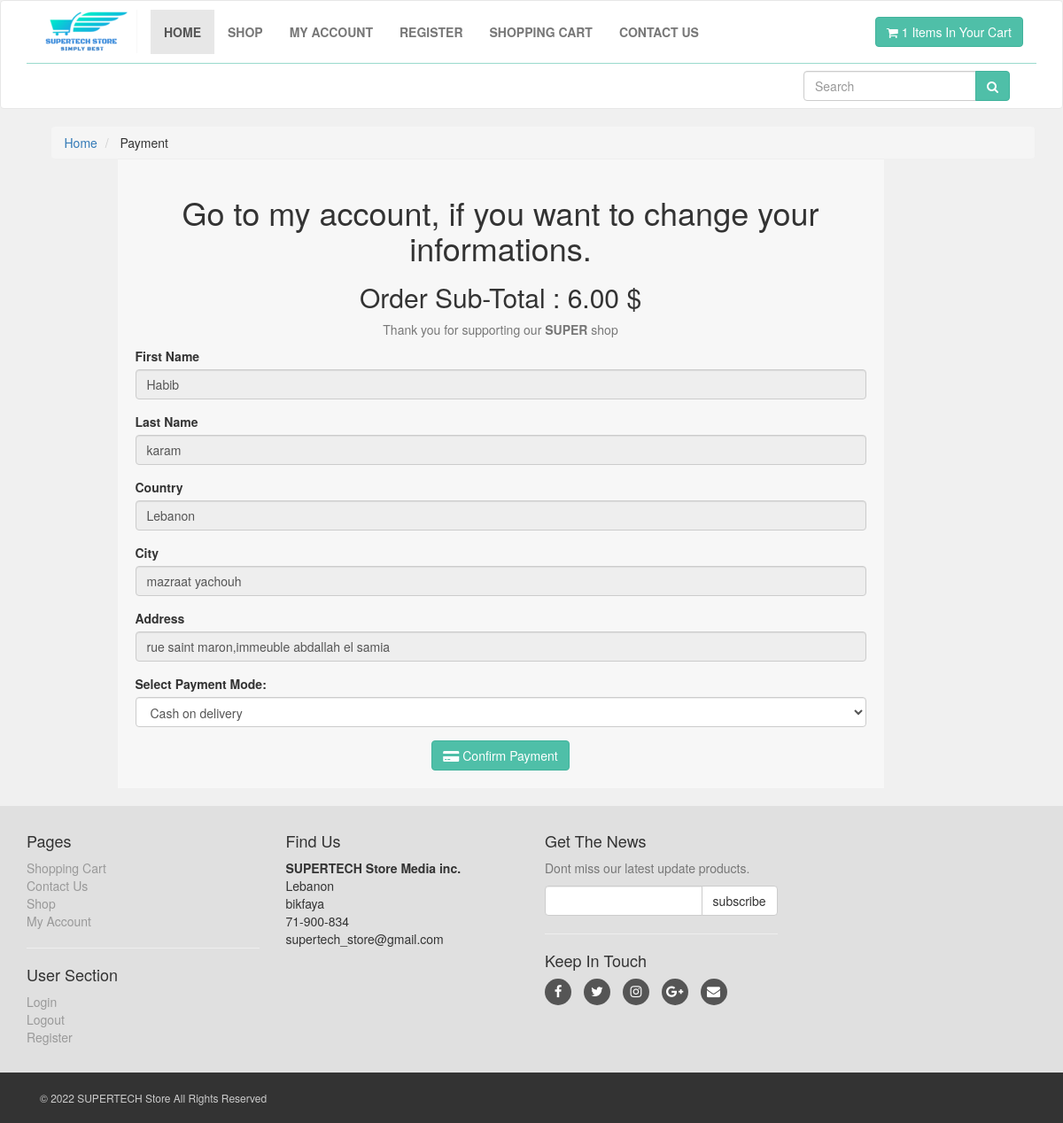
/checkout.php?total=6.00 (signed in), run on the app's committed database.
### tables this page shows
CREATE TABLE IF NOT EXISTS `user` (
  `id_user` int UNSIGNED NOT NULL AUTO_INCREMENT,
  `f_name` varchar(50) NOT NULL,
  `l_name` varchar(50) NOT NULL,
  `email` varchar(50) NOT NULL,
  `password` varchar(50) NOT NULL,
  `country` varchar(50) NOT NULL,
  `city` varchar(50) NOT NULL,
  `adress` varchar(255) NOT NULL,
  `contact` varchar(50) NOT NULL,
  PRIMARY KEY (`id_user`)
);

### checkout.php (the view, shortened to what this page needs)
<?php
$tot=$_GET["total"];
?>
<!DOCTYPE html>
<html lang="en">
<head>
    <link rel="stylesheet" href="styles/bootstrap-337.min.css">
    <link rel="stylesheet" href="font-awsome/css/font-awesome.min.css">
    <link rel="stylesheet" href="styles/style.css">
</head>
<body>
 <div id="navbar" class="navbar navbar-default">
       <div class="container">
           <div class="navbar-header">
               <a href="index.php" class="navbar-brand home">
                   <img src="images/logoTech.png" alt="SUPERTECH Store Logo" >
               </a>
           </div>
           <div class="navbar-collapse collapse" id="navigation">
               <div class="padding-nav">
                   <ul class="nav navbar-nav left">
                       <li class="active">
                           <a href="index.php">Home</a>
                       </li>
                       <li>
                           <a href="shop.php">Shop</a>
                       </li>
                       <li>
                           <a href="customer/my_account.php">My Account</a>
                       </li>
					    <li>
                           <a href="customer_register.php">Register</a>
                       </li>
                       <li>
                           <a href="cart.php">Shopping Cart</a>
                       </li>
                       <li>
                           <a href="contact.php">Contact Us</a>
                       </li>
                   </ul>
               </div>
               <a href="cart.php" class="btn navbar-btn btn-primary right">
                   <i class="fa fa-shopping-cart"></i>
                   <?php
				   if ( isset($_COOKIE['idu']) ) {
					   $idu=$_COOKIE['idu'];
					   $link=connect();
					    $sql="SELECT count(1) FROM cart ";
						$sql.="JOIN product ON cart.id_pro=product.id_pro ";
						$sql.=" where cart.id_user='$idu' and product.p_available='1';";
						$res = mysqli_query($link, $sql);
						$row = mysqli_fetch_array($res);
						$item = $row[0];
						if(!$res){
						echo "error sql in select user".mysqli_error();
						}
						elseif($item == 0){
						echo "<span> 0 Items In Your Cart </span>";
						}
						else{
						echo "<span> $item Items In Your Cart</span>";
						}
					}
					else {
						echo "<span> 0 Items In Your Cart </span>";
					}
				   ?>
               </a>
           </div>
		   <div class="navbar-collapse collapse right" id="search">
						<form method="get" action="results.php" class="navbar-form">
							<div class="input-group">
                           <input type="text" class="form-control" placeholder="Search" name="user_query" required>
                           <span class="input-group-btn">
                           <button type="submit" name="search" value="Search" class="btn btn-primary">
                               <i class="fa fa-search"></i>
                           </button>
                           </span>
                       </div>
                   </form>
               </div>
       </div>
   </div>
   <div id="content">
       <div class="container">
           <div class="col-md-12">
               <ul class="breadcrumb">
                   <li>
                       <a href="index.php">Home</a>
                   </li>
                   <li>
                       Payment
                   </li>
               </ul>
           </div>
          <div class="col-md-1">
			</div>
           <div class="col-md-9">
               <div class="box">
                   <div class="box-header">
                       <center>
						   <h1>Go to my account, if you want to change your informations.</h1>
                           <h2>Order Sub-Total : <?php echo $tot;?> $</h2>
                           <p class="text-muted">
                               Thank you for supporting our <strong>SUPER</strong> shop
                           </p>
                       </center>
                       <?php
					   $link=connect();
					   $idu=$_COOKIE['idu'];
					   $sql="SELECT * FROM user where id_user='$idu';";
					   $res = mysqli_query($link, $sql);
						$u=mysqli_fetch_assoc($res);
					   ?>
                       <form action="validationServer/payment.php" method="post">
                             <div class="form-group">
                               <label>First Name</label>
                               <input type="text" class="form-control" name="fname" value="<?php
							   echo $u['f_name'];
							   ?>"  readonly>
                           </div>
						   <div class="form-group">
                               <label>Last Name</label>
                               <input type="text" class="form-control" name="lname" value="<?php
							   echo $u['l_name'];
							   ?>" readonly>
                           </div>
                           <div class="form-group">
                               <label>Country</label>
                               <input type="text" class="form-control" name="country"  value="<?php
							   echo $u['country'];
							   ?>"readonly>
                           </div>
                           <div class="form-group">
                               <label>City</label>
                               <input type="text" class="form-control" name="city" value="<?php
							   echo $u['city'];
							   ?>" readonly>
                           </div>
							<div class="form-group">
                               <label>Address</label>
                               <input type="text" class="form-control" name="address" value="<?php
							   echo $u['adress'];
							   ?>" readonly>
							  </div>
							  <div class="form-group">
                         <label> Select Payment Mode: </label>
                          <select name="payment_mode" class="form-control">
                              <option> Cash on delivery </option>
                          </select>
                       </div>
                           <div class="text-center">
                               <button type="submit" name="submit" class="btn btn-primary">
                               <i class="fa fa-credit-card-alt"></i> Confirm Payment
                               </button>
                           </div>
                       </form>
                   </div>
               </div>
           </div>
       </div>
   </div>
   <?php
    include("includes/footer.php");
    ?>
</body>
</html>

### styles/style.css (style rules this page uses)
body { font-size: 14px; line-height: 1.42857143; color: #333333; background: #f0f0f0; overflow-x: hidden; }
.navbar { background: #ffffff; }
.navbar-collapse .right { float: right; }
.navbar-brand { float: left; padding: 10px 15px; font-size: 18px; line-height: 20px; height: 70px; }
.navbar ul.nav > li > a { text-transform: uppercase; font-weight: bold; font-size: 14px; }
.padding-nav { padding-top: 10px; }
.btn-primary { color: rgb(255, 255, 255); background: rgb(79, 191, 168); border-color: rgb(65, 179, 156); }
#search .navbar-form { float: right; }
#search { clear: both; border-top: solid 1px #9adacd; text-align: right; }
#search .navbar-form .input-group { display: table; }
#search .navbar-form .input-group .form-control { width: 100%; }
#content { padding-left: 25px; }
.box .box-header { background-color: #f7f7f7; margin: -20px -20px 20px; padding: 20px; border-top: 1px solid #eeeeee; }

### data on the page
user: fname "Habib", lname "karam", country "Lebanon", city "mazraat yachouh", address "rue saint maron,immeuble abdallah el samia"

### other printed values
$item "1"
$tot "6.00"
